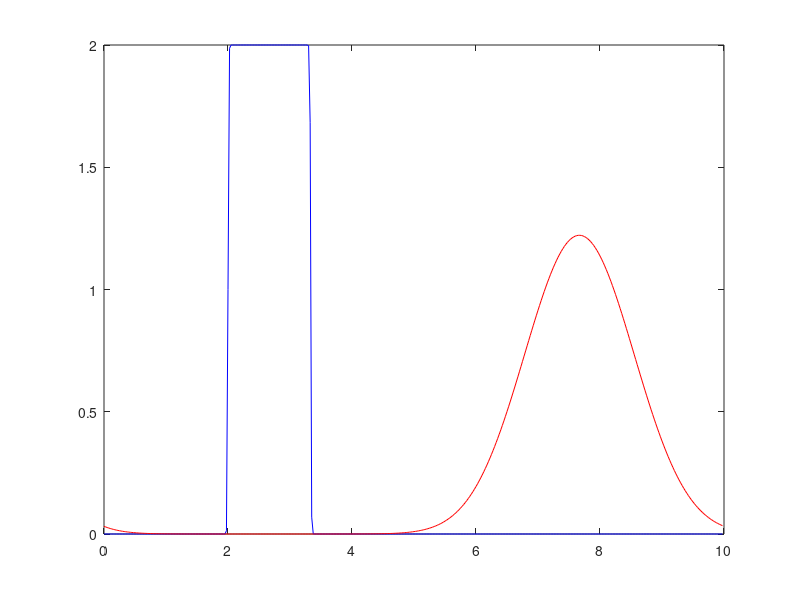

Reproduce this figure in MATLAB.
clear all
close all
clc 
format long


%we can also study advection and diffusion together




ni = 0.06; %diffusity or viscosity (instead of a2)

L = 10;
N = 400;
T = 5; % the more we wait, the more forward it goes and more it spreads

alpha = 100; % for the new function

 u = 1;
% 
 a1 = -1; % a1*T it says how much and in which direction we should go to take 
%         % the sampelling point. if it is negative as in this case, it will
        % go forward, and if it's positive, it will go in negative
        % direction

         
        % a1 is the opposite of velocity, and in many exercises we will be
        % asked to interpret the opposite of velocity which is u


 a2 = ni;  %the strength of this coefficient determins how fast this diffusive process
            % is tkaing place

nmodes = 100;

h = L / N;

x = [0 : h : L-h]';


% C0 is the initail condition, the new one is almost incontinous

% c0 = @(x) exp(-(x - L * 0.5) .^2 / (L * 0.1) .^2);

c0 = @(x) -tanh(alpha*(x-L/3)) + tanh(alpha*(x - L/5));


c0hat = fft(c0(x));

% mask = ones(N,1);
% mask(nmodes+2:N-nmodes) = 0
% 
%advection equation

omega = 2 * pi / L;
%  kk = [0;[1:N/2]';[-(N/2)+1):-1]'];

kk = [0 : N/2,(-N/2+1):-1]';% this is the order that matlab makes fft
 omegak = omega * kk; % j is the imaginary unit


% dealing with zero source K
alphak = a2 * ( j * omegak).^2 + ( j * a1 * omegak);


 %a2 and omega k are positive, j is imaginary unit
                                % it means that this square will be
                                % negative. so it will make the plot
                                % smaller


chat = ( c0hat .* exp(alphak*T));   %this is made square



% solution of time t
% c = ifft(chat.*mask);

c = ifft(chat);

plot(x, c0(x), 'b', x, c, 'r')


% this is how the red colour spreads with time,
% the more we increase T in the first lines of code, the more it will be
% spreaded out.


% so it depends on how strong the liquid is, and how long we wait, the
% liquid will spread in the water
 
